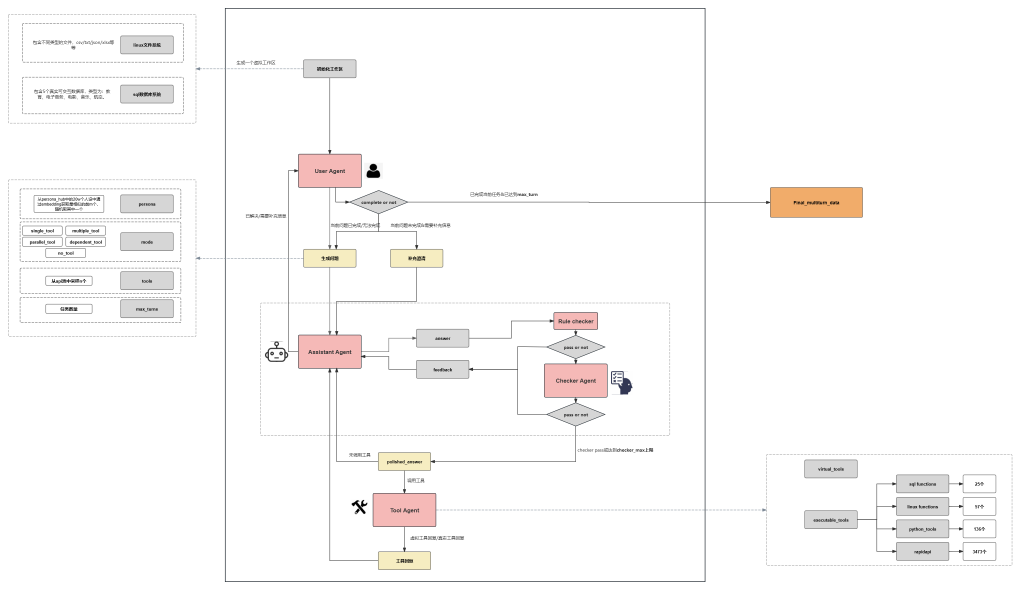
#> input picture data_generate/pipeline.png, 3061 x 1770 px (shown at 1/3 size)
$ python -i get_file_info.py   (imports and definitions only)
#> lines starting #> are read from the running program, lines starting #| are printed output that depends on the picture
# -*- coding: utf-8 -*-
import pandas as pd
import os
import json
import sqlite3
import base64
from PIL import Image
import requests
from typing import Optional, Dict, Any
from dotenv import load_dotenv
# [1 line not run here, left out]

"""
提取表格摘要
"""

import time

start_time = time.time()

from collections import defaultdict
import csv
import datetime
import functools
from itertools import islice
import json
import math
import os
from pathlib import Path
import random
import re
import signal
import threading
import io
import traceback
import sys

import pandas as pd
import xlrd

import openpyxl
from openpyxl import Workbook
from openpyxl.cell.cell import MergedCell
from openpyxl.utils.cell import get_column_letter, column_index_from_string


def __0_prog():
    """ 工程基础组件 """


# [11 lines left out: function safe_div, not called in this run]


class Timeout:
    """ 对函数等待执行的功能，限制运行时间

    【实现思路】
    1、最简单的方式是用signal.SIGALRM实现（包括三方库timeout-decorator也有这个局限）
        https://stackoverflow.com/questions/2281850/timeout-function-if-it-takes-too-long-to-finish
        但是这个不支持windows系统~~
    2、那windows和linux通用的做法，就是把原执行函数变成一个子线程来运行
        https://stackoverflow.com/questions/21827874/timeout-a-function-windows
        但是，又在onenote的win32com发现，有些功能没办法丢到子线程里，会出问题
        而且使用子线程，也没法做出支持with上下文语法的功能了
    3、于是就有了当前我自己搞出的一套机制
        是用一个Timer计时器子线程计时，当timeout超时，使用信号机制给主线程抛出一个异常
            ① 注意，不能子线程直接抛出异常，这样影响不了主线程
            ② 也不能直接抛出错误signal，这样会强制直接中断程序。应该抛出TimeoutError，让后续程序进行超时逻辑的处理
            ③ 这里是让子线程抛出信号，主线程收到信号后，再抛出TimeoutError

    注意：这个函数似乎不支持多线程
    """

    def __init__(self, seconds):
        self.seconds = seconds
        self.alarm = None

    # [35 lines left out: functions __call__, __enter__, not called in this run]

    def __exit__(self, exc_type, exc_val, exc_tb):
        self.alarm.cancel()


def run_once(distinct_mode=0, *, limit=1):
    """ 装饰器，装饰的函数在一次程序里其实只会运行一次
    :param int|str distinct_mode:
        0，默认False，不区分输入的参数值（包括cls、self），强制装饰的函数只运行一次
        'str'，设为True或1时，仅以字符串化的差异判断是否是重复调用，参数不同，会判断为不同的调用，每种调用限制最多执行limit次
        'id,str'，在'str'的基础上，第一个参数使用id代替。一般用于类方法、对象方法的装饰。
            不考虑类、对象本身的内容改变，只要还是这个类或对象，视为重复调用。
        'ignore,str'，首参数忽略，第2个开始的参数使用str格式化
            用于父类某个方法，但是子类继承传入cls，原本id不同会重复执行
            使用该模式，首参数会ignore忽略，只比较第2个开始之后的参数
        func等callable类型的对象也行，是使用run_once装饰器的简化写法
    :param limit: 默认只会执行一次，该参数可以提高限定的执行次数，一般用不到，用于兼容旧的 limit_call_number 装饰器
    returns: 返回decorator
    """
    if callable(distinct_mode):
        # @run_once，没写括号的时候去装饰一个函数，distinct_mode传入的是一个函数func
        # 使用run_once本身的默认值
        return run_once()(distinct_mode)

    # [12 lines left out: function get_tag, not called in this run]

    def decorator(func):
        counter = {}  # 映射到一个[cnt, last_result]

        # [9 lines left out: function wrapper, not called in this run]

        return wrapper

    return decorator


# [49 lines left out: function inject_members, not called in this run]


def grp_chinese_char():
    return r'[\u4e00-\u9fa5，。；？（）【】、①-⑨]'


# [20 lines left out: functions calc_chinese_ratio, shuffle_dict_keys, not called in this run]


class DictTool:
    # [62 lines left out: functions ior, human_readable_number, format_exception, not called in this run]


def __1_basic():
    """ 表格的组件功能 """


# [361 lines left out: functions excel_addr, excel_addr2, is_valid_excel_cell, is_valid_excel_range, is_valid_excel_address, xlfmt2pyfmt_date and 11 more, not called in this run]


def __2_openpyxl_class():
    """ 对openpyxl已有类的功能的增强 """


class XlCell(openpyxl.cell.cell.Cell):  # 适用于 openpyxl.cell.cell.MergedCell，但这里不能多重继承

    # [147 lines left out: functions in_range, mcell, celltype, isnone, down, right and 5 more, not called in this run]


# 只有cell和mergecell都共同没有的成员方法，才添加进去
__members = set(dir(XlCell)) - set(dir(openpyxl.cell.cell.Cell)) - \
            set(dir(openpyxl.cell.cell.MergedCell)) - {'__dict__'}
# [2 lines not run here, left out]


class XlWorksheet(openpyxl.worksheet.worksheet.Worksheet):
    """ 扩展标准的Workshhet功能 """

    # [241 lines left out: functions get_raw_usedrange, is_empty_row, is_empty_column, find_last_non_empty_row, find_last_non_empty_column, find_first_non_empty_row and 3 more, not called in this run]


# [1 line not run here, left out]


class XlWorkbook(openpyxl.Workbook):

    # [109 lines left out: functions extract_summary, extract_summary2, not called in this run]


# [1 line not run here, left out]


def __3_extract_summary():
    """ 提取表格摘要 """


# [239 lines left out: functions score_row, find_header_row, split_header_and_data, extract_header_structure, determine_field_type_and_summary, extract_cells_content and 1 more, not called in this run]


class WorkbookSummary:
    """ 工作薄摘要相关处理功能 """

    def __init__(self, data):
        self.data = data

    # [56 lines left out: function reduce_summarys, not called in this run]

    def random_filename(self):
        self.data['fileName'] = str(random.randint(0, 2000)) + '.xlsx'

    # [57 lines left out: functions choice_samples, random_delete, not called in this run]

    def to_str(self):
        return json.dumps(self.data, ensure_ascii=False)


# [99 lines left out: functions extract_workbook_summary, extract_workbook_summary2, not called in this run]


def update_raw_summary2(data):
    # 1 中文率
    if 'chineseContentRatio' not in data:
        texts = [data['fileName']]  # 文件名和表格名都要加上
        texts += [x for x in data['sheetNames']]

        texts += [v for sheet in data['sheets'] for v in sheet.get('cells', {}).values() if v]
        all_text = ''.join(map(str, texts))
        data['chineseContentRatio'] = round(calc_chinese_ratio(all_text), 4)

    # 2 非空单元格率
    if 'nonEmptyCellRatio' not in data:
        content_area, total_area = 0, 0
        for sheet in data['sheets']:
            for addr, value in sheet.get('cells', {}).items():
                area = get_addr_area(addr)
                if value != '':
                    content_area += area
                total_area += area
        data['nonEmptyCellRatio'] = round(safe_div(content_area, total_area), 4)

    # 3 判断键值顺序
    keys = list(data.keys())
    ref_keys = ['fileName', 'chineseContentRatio', 'nonEmptyCellRatio', 'sheetNames', 'sheets']
    if keys != ref_keys:
        data = {k: data[k] for k in ref_keys if k in data}

    return data


# [12 lines left out: function extract_workbook_summary2plus, not called in this run]


class WorkbookSummary3:
    """ 计算summary3及衍生版本需要的一些功能组件 """

    # [715 lines left out: functions reduce1_delete_empty_cell, reduce2_truncate_overlong_cells, reduce3_fold_rows, reduce4_truncate_cells, reduce5_truncate_sheets, summary2_to_summary3 and 10 more, not called in this run]

database_info={
"airlines":"""Database name: airlines\n**Time Range:** 2017/06/21 to 2017/09/15\n**Description:** An operational dataset for a Russian airline covering various aspects such as aircraft, airports, flights, boarding passes, bookings, seats, and ticketing.""",
"chinook":"""Database name: chinook\n**Time Range:** 2009/01/01 to 2013/12/31  \n**Description:** A music and media dataset covering various aspects such as artists, albums, tracks, customers, employees, invoices, and playlists.""",
"olist_ecommerce":"""Database name: olist_ecommerce\n**Time Range:** 2017/01/01 to 2018/08/31  \n**Description:** An e-commerce dataset that covers various aspects from customers, orders, products, payments to reviews.""",
"uw_courses":"""Database name: uw_courses\n**Time Range:** 2006 to 2017  \n**Description:** A dataset from the University of Wisconsin - Madison that covers various aspects of university courses, including courses, course offerings, instructors, classrooms, and grade distributions.""",
"sakila":"Database name: sakila\n**Time Range:** 2005/05/24 to 2006/02/14  \n**Description:** A movie rental store operational dataset covering various aspects such as movies, actors, categories, inventory, rental records, customers, employees, and payment records.",
"NIPS_2015_Papers": "Database name: NIPS_2015_Papers\n**Time Range: 2015    \n**Description:** A structured database of all papers from the 2015 NIPS conference. It includes metadata (titles, abstracts, presentation types), full paper text, author information, and author-paper relationships.",
"OurAirports": "Database name: OurAirports\n**Time Range: updated in November 2024  \n**Description:** A comprehensive database offering public domain data on global aviation infrastructure, including airports, navigation aids, runways, and related metadata. It supports aviation research, mapping, and application development.",
}

# [136 lines left out: function get_file_info, not called in this run]


# Example Usage
# [25 lines not run here, left out]

>>> import cv2
>>> picture = cv2.imread('../pipeline.png', cv2.IMREAD_GRAYSCALE)
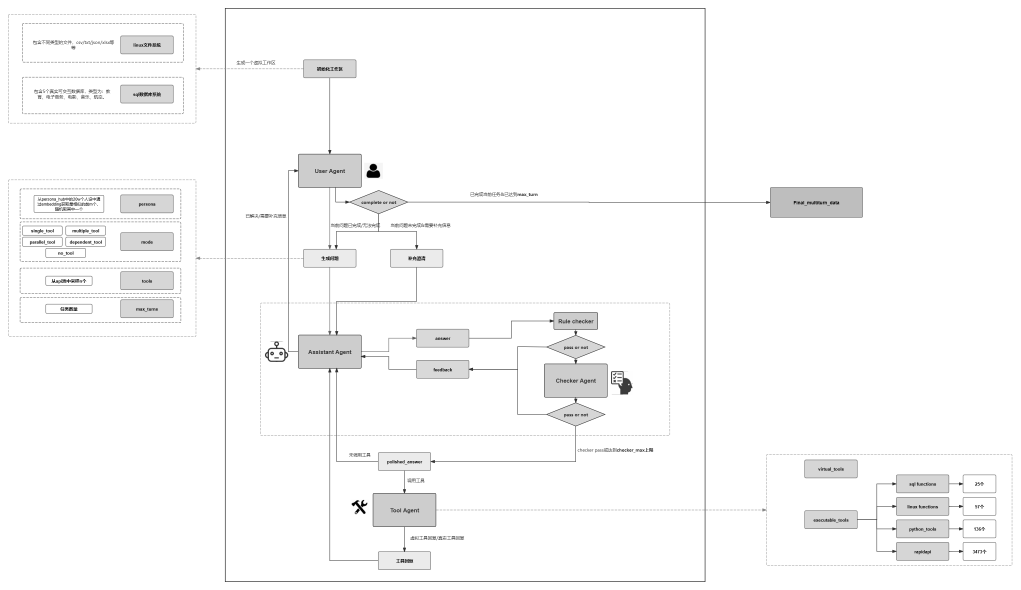
#> picture: shape (1770, 3061) (shown at 1/3 size); min 0, max 255, mean 249.6
#> (the run stopped early here; a loop or call above may not have finished)
